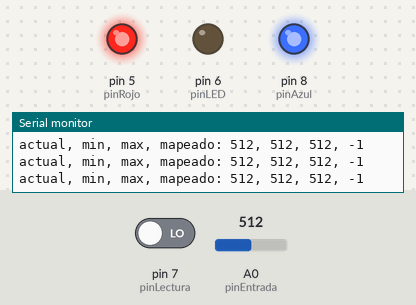
The sketch below on a simulated Arduino Uno, built with avr-gcc and run on an emulated ATmega328P. On the bench: output pins drawn as LEDs (lit = HIGH), the last lines printed to the serial monitor. Dashed ring = blinking. The inputs (shaded band) are chosen by the test bench; at power-on: pin 7 (pinLectura) LOW, A0 (pinEntrada) = 512.

Above: at 1.2 s.
1.3 s: pin 7 (pinLectura) driven HIGH
At 2.9 s:
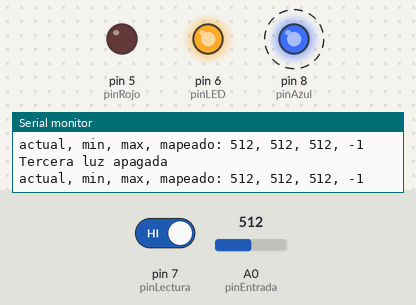
4.3 s: A0 (pinEntrada) set to 716
7.3 s: A0 (pinEntrada) set to 607
10.3 s: A0 (pinEntrada) set to 584
13.3 s: pin 7 (pinLectura) driven LOW
At 13.8 s:
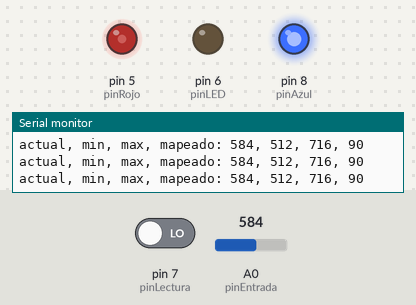
14.8 s: A0 (pinEntrada) set to 511
At 16.1 s:
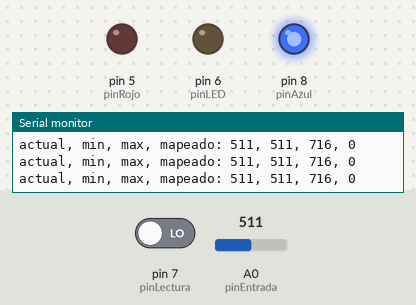
Timing chart, 0 to 17.3 s (numbered marks = the images above; inputs shaded):
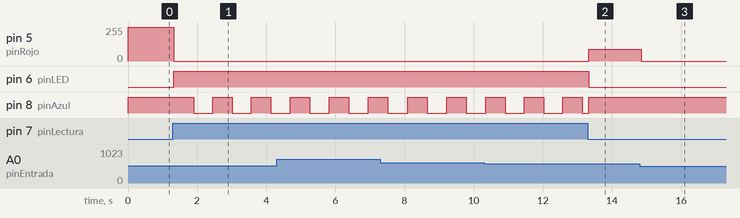

Measured:
- after the input at 1.3 s, pin 5 (pinRojo): 255/255 → 0/255 at once; pin 6 (pinLED): LOW → HIGH at once; pin 8 (pinAzul): alternates HIGH for 0.56 s and LOW for 0.56 s, starting after 0.60 s
- after the input at 13.3 s, pin 5 (pinRojo): 0/255 → 90/255 at once; pin 6 (pinLED): HIGH → LOW at once
- after the input at 14.8 s, pin 5 (pinRojo): 90/255 → 0/255 after 0.05 s

The sketch:

sketch_apr12a.ino
```cpp
// ej_01_pulsador_luz
// por montoyamoraga
// v0.0.1 abril 2022
// hecho con Arduino Uno y IDE 1.8.19

// variable para leer info
int pinLectura = 7;

// variable para almacenar estado pulsador
int estadoPulsador = 0;

// variable para conectar LED
int pinLED = 6;
int pinAzul = 8;
int pinRojo = 5;

// variable para estado LED
int estadoLED = 0;

// variable para pausa de intermitencia
const long intervalo = 500;

unsigned long tiempoAnterior = 0;
unsigned long tiempoActual = 0;

int pinEntrada = A0;

int valorSensor = 0;

int valorMin = 1024;
int valorMax = 0;

int rangoMin = 0;
int rangoMax = 255;

int valorMapeado = 0;

void setup() {

  // definir pin lectura como entrada digital
  pinMode(pinLectura, INPUT);

  // definir pin LED como salida digital
  pinMode(pinLED, OUTPUT);
  pinMode(pinAzul, OUTPUT);
  pinMode(pinRojo, OUTPUT);

  // abrir comunicacion serial
  Serial.begin(9600);

}

void loop() {

    // actualizar valor sensor
  valorSensor = analogRead(pinEntrada);

  // actualizar valor minimo
  if (valorSensor < valorMin) {
    valorMin = valorSensor;
  }

  if (valorSensor > valorMax) {
    valorMax = valorSensor;
  }

  // mapear valor
  valorMapeado = map(valorSensor, valorMin, valorMax, rangoMin, rangoMax);

//   imprimir valores min y max
   Serial.print("actual, min, max, mapeado: ");
   Serial.print(valorSensor);
   Serial.print(", ");
   Serial.print(valorMin);
 Serial.print(", ");
   Serial.print(valorMax);
   Serial.print(", ");
  Serial.print(valorMapeado);
   Serial.println("");

  // prender LED segun brillo
  //analogWrite(pinRojo, valorMapeado);

  // leer pin y actualizar variable interna
  estadoPulsador = digitalRead(pinLectura);

  // imprimir informacion por puerto serial
  // Serial.println(estadoPulsador);

  // actualizar estado LED
 // estadoLED = estadoPulsador;

  // usar salida digital para controlar LED
  digitalWrite(pinLED, estadoPulsador);
  analogWrite(pinRojo, valorMapeado);
  //digitalWrite(pinAzul, HIGH);

  if (estadoPulsador > 0) // PRESIONADO
  {
    digitalWrite(pinRojo, LOW);
    Serial.println("Tercera luz apagada");


      // actualizar tiempo actual
    tiempoActual = millis();

    // comprobar si tiempo transcurrido es mayor que intervalo
    if (tiempoActual - tiempoAnterior >= intervalo)
    {

      // actualizar tiempo previo
      tiempoAnterior = tiempoActual;

      estadoLED = !estadoLED;
      digitalWrite(pinAzul, estadoLED);

  }
  }
  else {
      digitalWrite(pinAzul, HIGH);

  }


  }
```
